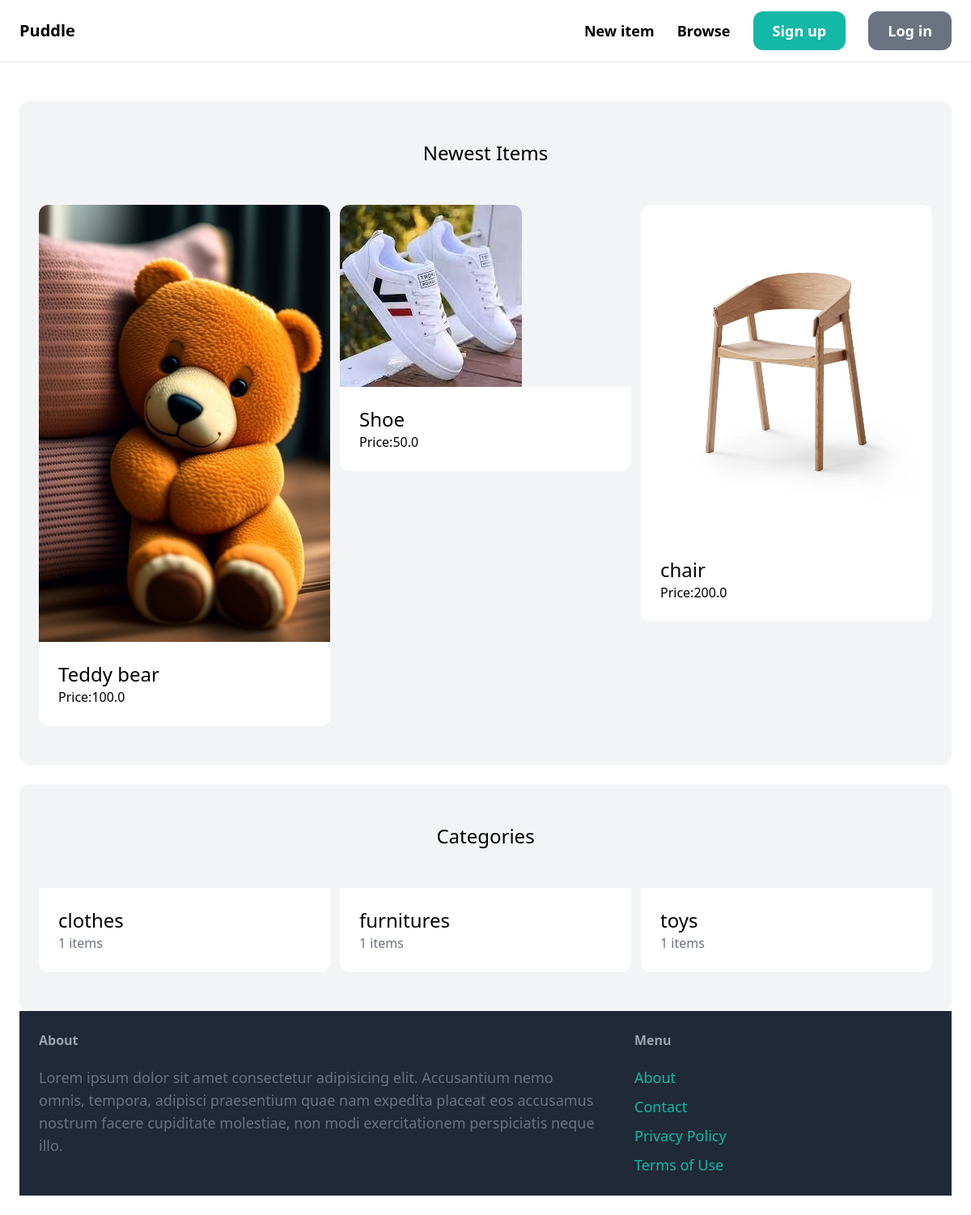
The page / on the database its author committed.
### item/models.py (models this page shows, shortened)
class Item(models.Model):
    category = models.ForeignKey(Category,related_name = 'items',on_delete=models.CASCADE)
    name = models.CharField(max_length=255)
    description = models.TextField(blank = True, null = True)
    price = models.FloatField()
    image = models.ImageField(upload_to='item_images',blank=True,null=True)
    is_sold = models.BooleanField(default= False)
    created_by = models.ForeignKey(User,related_name = 'items',on_delete=models.CASCADE)
    created_at = models.DateTimeField(auto_now_add= True)

class Category(models.Model):
    name = models.CharField(max_length=255)
    class Meta:
        ordering = ('name',)
        verbose_name_plural = 'Categories'

### core/views.py (the view)
# urls.py: path('',views.index,name='index'),
def index(request):
    items = Item.objects.filter(is_sold = False)[0:6]
    categories = Category.objects.all()
    return render(request, 'core/index.html',
                  {
                      'categories':categories,
                      'items':items,
                  })

### core/templates/core/index.html (shortened to what this page needs)
{%extends 'core/base.html' %}
{% block content %}
    <div class="mt-6 px-6 py-12 bg-gray-100 rounded-xl">
        <h2 class="mb-12 text-2xl text-center">Newest Items</h2>
        <div class="grid grid-cols-3 gap-3">
            {% for item in items %}
                <div>
                    <a href="{% url 'item:detail' item.id%}">
                        <div>
                            <img src="{{item.image.url}}" class="rounded-t-xl">
                        </div>
                        <div class="p-6 bg-white rounded-b-xl">
                            <h2 class="text-2xl">{{item.name}}</h2>
                            <p clas="text-gray-500">Price:{{ item.price }}</p>
                        </div>
                    </a>
                </div>
            {% endfor %}
        </div>
    </div>
    <div class="mt-6 px-6 py-12 bg-gray-100 rounded-xl">
        <h2 class="mb-12 text-2xl text-center">Categories</h2>
        <div class="grid grid-cols-3 gap-3">
            {% for category in categories %}
            <div>
                <a href="#">
                    <div class="p-6 bg-white rounded-b-xl">
                        <h2 class="text-2xl">{{category.name}}</h2>
                        <p class="text-gray-500">{{ category.items.count }} items</p>
                    </div>
                </a>
            </div>
            {% endfor %}
        </div>
{% endblock %}

### rows shown on the page
Item: image (picture), name "Teddy bear", price "100.0"
Item: image (picture), name "Shoe", price "50.0"
Item: image (picture), name "chair", price "200.0"
Category: name "clothes", items.count "1"
Category: name "furnitures", items.count "1"
Category: name "toys", items.count "1"
